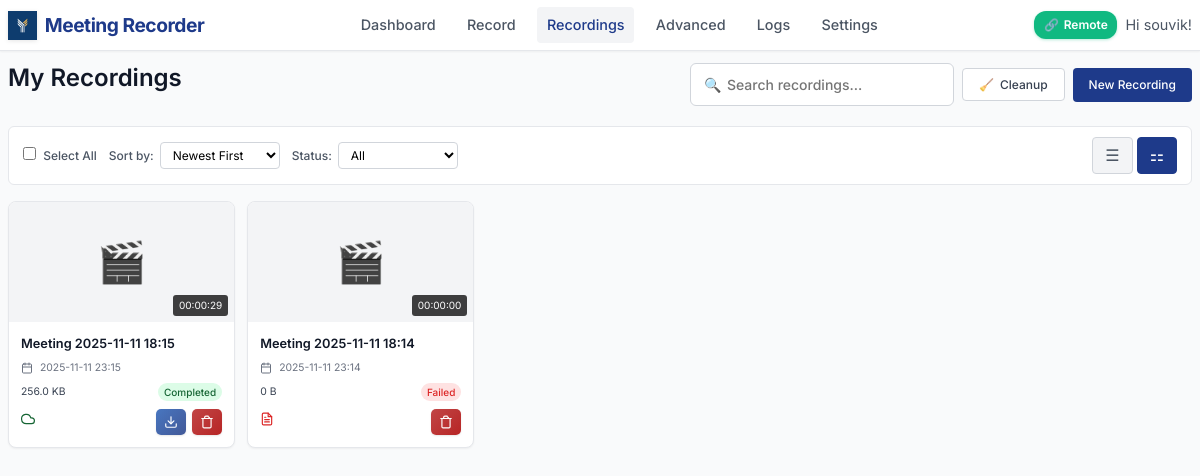
The app's page /recordings (signed in), older data.
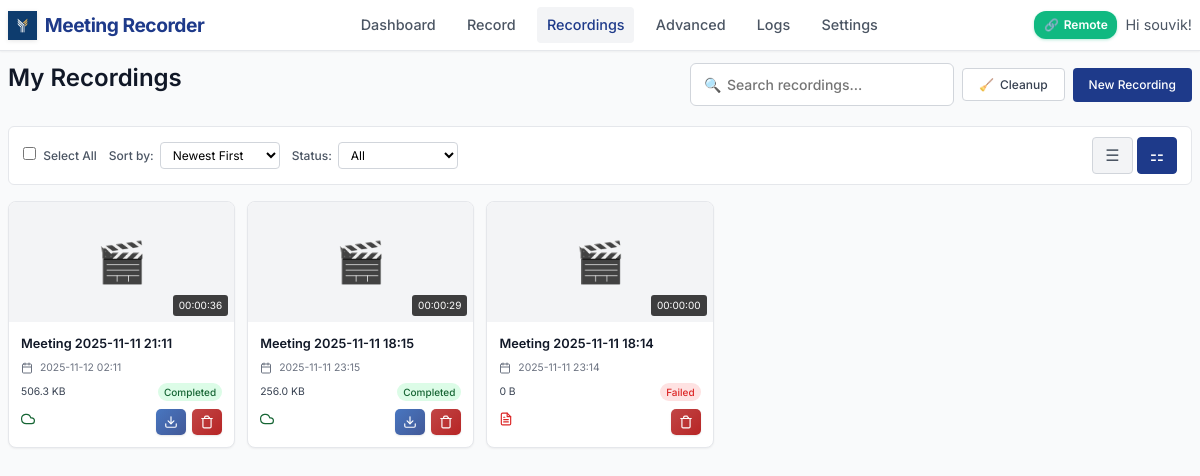
The same page, newer data.
### models.py (models this page shows, shortened)
class Recording(db.Model):
    id = db.Column(db.Integer, primary_key=True)
    title = db.Column(db.String(200), nullable=False)
    filename = db.Column(db.String(255), nullable=False)
    file_path = db.Column(db.String(500), nullable=False)
    file_size = db.Column(db.BigInteger, default=0)  # in bytes
    duration = db.Column(db.Integer, default=0)  # in seconds
    created_at = db.Column(db.DateTime, default=datetime.utcnow)
    started_at = db.Column(db.DateTime)
    ended_at = db.Column(db.DateTime)
    monitor_name = db.Column(db.String(200))
    resolution = db.Column(db.String(50))  # e.g., "1920x1080"
    uploaded = db.Column(db.Boolean, default=False)
    upload_url = db.Column(db.String(500))  # Legacy field - kept for compatibility
    video_url = db.Column(db.String(500))
    transcript_url = db.Column(db.String(500))
    thumbnail_url = db.Column(db.String(500))
    upload_status = db.Column(db.String(50), default='pending')  # pending, uploading, completed, failed
    upload_metadata = db.Column(db.Text)  # JSON metadata from upload
    user_id = db.Column(db.Integer, db.ForeignKey('user.id'), nullable=False)
    status = db.Column(db.String(50), default='completed')  # recording, processing, completed, failed
    @property
    def duration_formatted(self):
        if not self.duration:
            return "00:00:00"
        hours = self.duration // 3600
        minutes = (self.duration % 3600) // 60
        seconds = self.duration % 60
        return f"{hours:02d}:{minutes:02d}:{seconds:02d}"
    @property
    def file_size_formatted(self):
        if not self.file_size:
            return "0 B"
        size = self.file_size  # Work with a copy to avoid modifying the actual value
        for unit in ['B', 'KB', 'MB', 'GB']:
            if size < 1024:
                return f"{size:.1f} {unit}"
            size /= 1024
        return f"{size:.1f} TB"
    @property
    def sync_status(self):
        if self.upload_status == 'completed' and self.uploaded:
            return "Synced"
        elif self.upload_status == 'uploading':
            return "Uploading"
        elif self.upload_status == 'failed':
            return "Upload Failed"
        elif self.status == "failed":
            return "Recording Failed"
        elif self.status == "processing":
            return "Processing"
        else:
            return "Local Only"
    @property
    def sync_status_class(self):
        status = self.sync_status
        if status == "Synced":
            return "status-synced"
        elif status == "Uploading":
            return "status-uploading"
        elif "Failed" in status:
            return "status-failed"
        elif status == "Processing":
            return "status-processing"
        else:
            return "status-local"
    @property
    def resolved_file_path(self):
        if not self.file_path:
            return None
        base_dir = get_base_dir()
        if os.path.isabs(self.file_path):
            filename = os.path.basename(self.file_path)
        else:
            filename = self.file_path
        resolved_path = base_dir / 'recordings' / filename
        return str(resolved_path)
    @property
    def transcript_path(self):
        base_dir = get_base_dir()
        recordings_dir = base_dir / 'recordings'
        safe_title = "".join(c for c in self.title if c.isalnum() or c in (' ', '-', '_')).rstrip()
        transcript_filename = f"{safe_title}_transcript.txt"
        transcript_path = recordings_dir / transcript_filename
        if transcript_path.exists():
            return str(transcript_path)
        resolved_path = self.resolved_file_path
        if resolved_path:
            old_transcript_path = Path(resolved_path).with_suffix('') / '_transcript.txt'
            if old_transcript_path.exists():
                return str(old_transcript_path)
        return str(transcript_path)
    @property
    def has_transcript(self):
        transcript_path = self.transcript_path
        return transcript_path and os.path.exists(transcript_path)

### app.py (the view, shortened to what this page needs)
@app.route('/recordings')
@login_required
def recordings():
    page = request.args.get('page', 1, type=int)
    sort_by = request.args.get('sort', 'date_desc')
    status_filter = request.args.get('status', 'all')
    search_query = request.args.get('search', '').strip()
    query = Recording.query
    if search_query:
        query = query.filter(Recording.title.contains(search_query))
    if sort_by == 'date_asc':
        query = query.order_by(Recording.created_at.asc())
    elif sort_by == 'title':
        query = query.order_by(Recording.title.asc())
    elif sort_by == 'duration':
        query = query.order_by(Recording.duration.desc().nullslast())
    else:  # default: date_desc
        query = query.order_by(Recording.created_at.desc())
    recordings = query.paginate(page=page, per_page=10, error_out=False)
    return render_template('recordings.html', recordings=recordings)

### app.py (called while the page is built)
@app.context_processor
def utility_processor():
    active_recording = None
    if current_user.is_authenticated:
        global recording_state
        if recording_state.get('active', False):
            recent_recording = Recording.query.filter_by(user_id=current_user.id).order_by(Recording.created_at.desc()).first()
            if recent_recording and recent_recording.status != 'completed':
                active_recording = recent_recording
    return dict(
        format_file_size=format_file_size,
        format_duration=format_duration,
        active_recording=active_recording,
        is_remote_recording_enabled=is_remote_recording_enabled
    )

@login_manager.user_loader
def load_user(user_id):
    return db.session.get(User, int(user_id))  # Fix SQLAlchemy deprecation

### models.py (called while the page is built)
def get_base_dir():
    if getattr(sys, 'frozen', False):
        return Path(sys.executable).parent
    else:
        return Path(__file__).parent.absolute()

### templates/recordings.html (shortened to what the changed rows need)
{% extends "base.html" %}
{% block content %}
<div class="page-header">
    <h1 class="page-title">My Recordings</h1>
</div>
{% if recordings.items %}
    <div class="recordings-grid">
        {% for recording in recordings.items %}
        <div class="recording-card" onclick="playRecording('{{ recording.id }}', event)">
            <div class="recording-thumbnail">
                {% if recording.file_path %}
                <div class="placeholder-thumbnail" style="display: none; width: 100%; height: 100%; align-items: center; justify-content: center; font-size: 2.5rem; color: var(--gray-400);">
                    🎬
                </div>
                {% else %}
                <div class="placeholder-thumbnail" style="width: 100%; height: 100%; display: flex; align-items: center; justify-content: center; font-size: 2.5rem; color: var(--gray-400);">
                    🎬
                </div>
                {% endif %}
                <div class="recording-duration">{{ recording.duration_formatted }}</div>
            </div>
            <div class="recording-info">
                <div class="recording-title">{{ recording.title }}</div>
                <div class="recording-meta">
                    <div class="recording-date">
                        {{ recording.created_at.strftime('%Y-%m-%d %H:%M') }}
                    </div>
                </div>
                <div class="recording-details">
                    <span class="recording-size">{{ recording.file_size_formatted }}</span>
                    <span class="recording-status status-{{ recording.status }}">
                        {{ recording.status.title() }}
                    </span>
                </div>
                <div class="recording-actions">
                    <div class="sync-indicator">
                        <span class="{{ recording.sync_status_class }}" title="{{ recording.sync_status }}">
                            {% if recording.sync_status == 'Synced' %}
                                <svg width="14" height="14" viewBox="0 0 24 24" fill="none" stroke="currentColor" stroke-width="2" stroke-linecap="round" stroke-linejoin="round">
                                    <path d="M18 10h-1.26A8 8 0 1 0 9 20h9a5 5 0 0 0 0-10z"/>
                                </svg>
                            {% elif recording.sync_status == 'Completed' %}
                                <svg width="14" height="14" viewBox="0 0 24 24" fill="none" stroke="currentColor" stroke-width="2" stroke-linecap="round" stroke-linejoin="round">
                                    <polyline points="20,6 9,17 4,12"/>
                                </svg>
                            {% elif recording.sync_status == 'Processing' %}
                                <svg width="14" height="14" viewBox="0 0 24 24" fill="none" stroke="currentColor" stroke-width="2" stroke-linecap="round" stroke-linejoin="round" style="animation: spin 1s linear infinite;">
                                    <path d="M21 12a9 9 0 11-6.219-8.56"/>
                                </svg>
                            {% elif recording.sync_status == 'Failed' %}
                                <svg width="14" height="14" viewBox="0 0 24 24" fill="none" stroke="currentColor" stroke-width="2" stroke-linecap="round" stroke-linejoin="round">
                                    <circle cx="12" cy="12" r="10"/>
                                    <line x1="15" y1="9" x2="9" y2="15"/>
                                    <line x1="9" y1="9" x2="15" y2="15"/>
                                </svg>
                            {% endif %}
                        </span>
                    </div>
                    <div class="action-buttons">
                        {% if recording.file_path %}
                        <a href="{{ url_for('download_recording', recording_id=recording.id) }}"
                           class="download-btn"
                           title="Download video">
                            <svg width="14" height="14" viewBox="0 0 24 24" fill="none" stroke="currentColor" stroke-width="2" stroke-linecap="round" stroke-linejoin="round">
                                <path d="M21 15v4a2 2 0 0 1-2 2H5a2 2 0 0 1-2-2v-4"/>
                                <polyline points="7,10 12,15 17,10"/>
                                <line x1="12" y1="15" x2="12" y2="3"/>
                            </svg>
                        </a>
                        {% endif %}
                        <button class="delete-btn"
                                onclick="deleteRecording({{ recording.id }}, '{{ recording.title }}')"
                                title="Delete recording">
                            <svg width="14" height="14" viewBox="0 0 24 24" fill="none" stroke="currentColor" stroke-width="2" stroke-linecap="round" stroke-linejoin="round">
                                <path d="M3 6h18"/>
                                <path d="M19 6v14c0 1-1 2-2 2H7c-1 0-2-1-2-2V6"/>
                                <path d="M8 6V4c0-1 1-2 2-2h4c0 1 1 2 2 2v2"/>
                            </svg>
                        </button>
                    </div>
                </div>
            </div>
        </div>
        {% endfor %}
    </div>
{% else %}
    <div class="empty-state">
        <div class="empty-icon">📹</div>
        <div class="empty-title">No recordings found</div>
        <p>You haven't created any recordings yet. Start by recording your first meeting!</p>
    </div>
{% endif %}
{% endblock %}

Row changes from the older to the newer data that the page shows:
added Recording: duration_formatted "00:00:36", title "Meeting 2025-11-11 21:11", created_at "2025-11-12 02:11", file_size_formatted "506.3 KB", status "Completed", upload_status "completed" (drawn)
